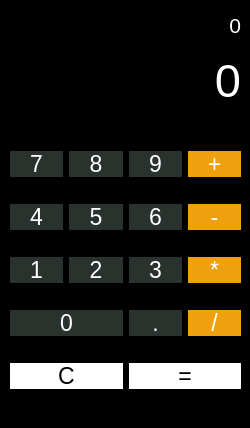
<?xml version="1.0" encoding="UTF-8"?>
<ui version="4.0">
 <class>widget</class>
 <widget class="QWidget" name="widget">
  <property name="geometry">
   <rect>
    <x>0</x>
    <y>0</y>
    <width>250</width>
    <height>428</height>
   </rect>
  </property>
  <property name="windowTitle">
   <string>Form</string>
  </property>
  <property name="styleSheet">
   <string notr="true">background-color:black;</string>
  </property>
  <widget class="QLabel" name="main_label">
   <property name="geometry">
    <rect>
     <x>10</x>
     <y>50</y>
     <width>231</width>
     <height>61</height>
    </rect>
   </property>
   <property name="font">
    <font>
     <pointsize>35</pointsize>
    </font>
   </property>
   <property name="styleSheet">
    <string notr="true">color:white</string>
   </property>
   <property name="text">
    <string>0</string>
   </property>
   <property name="alignment">
    <set>Qt::AlignRight|Qt::AlignTrailing|Qt::AlignVCenter</set>
   </property>
  </widget>
  <widget class="QLabel" name="main_label_2">
   <property name="geometry">
    <rect>
     <x>10</x>
     <y>10</y>
     <width>231</width>
     <height>31</height>
    </rect>
   </property>
   <property name="font">
    <font>
     <pointsize>16</pointsize>
    </font>
   </property>
   <property name="styleSheet">
    <string notr="true">color:white</string>
   </property>
   <property name="text">
    <string>0</string>
   </property>
   <property name="alignment">
    <set>Qt::AlignRight|Qt::AlignTrailing|Qt::AlignVCenter</set>
   </property>
  </widget>
  <widget class="QWidget" name="gridLayoutWidget">
   <property name="geometry">
    <rect>
     <x>10</x>
     <y>130</y>
     <width>231</width>
     <height>281</height>
    </rect>
   </property>
   <layout class="QGridLayout" name="gridLayout">
    <item row="3" column="0" colspan="2">
     <widget class="QPushButton" name="button_0">
      <property name="font">
       <font>
        <pointsize>17</pointsize>
       </font>
      </property>
      <property name="styleSheet">
       <string notr="true">background-color:#2A322E;
color:white;
border-radius: 25px;</string>
      </property>
      <property name="text">
       <string>0</string>
      </property>
     </widget>
    </item>
    <item row="3" column="2">
     <widget class="QPushButton" name="button_decimal">
      <property name="font">
       <font>
        <pointsize>17</pointsize>
       </font>
      </property>
      <property name="styleSheet">
       <string notr="true">background-color:#2A322E;
color:white;
border-radius: 25px;</string>
      </property>
      <property name="text">
       <string>.</string>
      </property>
     </widget>
    </item>
    <item row="3" column="3">
     <widget class="QPushButton" name="button_divide">
      <property name="font">
       <font>
        <pointsize>17</pointsize>
       </font>
      </property>
      <property name="styleSheet">
       <string notr="true">background-color:#EEA10C;
color:white;
border-radius: 25px;</string>
      </property>
      <property name="text">
       <string>/</string>
      </property>
     </widget>
    </item>
    <item row="2" column="1">
     <widget class="QPushButton" name="button_2">
      <property name="font">
       <font>
        <pointsize>17</pointsize>
       </font>
      </property>
      <property name="styleSheet">
       <string notr="true">background-color:#2A322E;
color:white;
border-radius: 25px;</string>
      </property>
      <property name="text">
       <string>2</string>
      </property>
     </widget>
    </item>
    <item row="2" column="0">
     <widget class="QPushButton" name="button_1">
      <property name="font">
       <font>
        <pointsize>17</pointsize>
       </font>
      </property>
      <property name="styleSheet">
       <string notr="true">background-color:#2A322E;
color:white;
border-radius: 25px;</string>
      </property>
      <property name="text">
       <string>1</string>
      </property>
     </widget>
    </item>
    <item row="0" column="0">
     <widget class="QPushButton" name="button_7">
      <property name="font">
       <font>
        <pointsize>17</pointsize>
       </font>
      </property>
      <property name="styleSheet">
       <string notr="true">background-color:#2A322E;
color:white;
border-radius: 25px;</string>
      </property>
      <property name="text">
       <string>7</string>
      </property>
     </widget>
    </item>
    <item row="1" column="0">
     <widget class="QPushButton" name="button_4">
      <property name="font">
       <font>
        <pointsize>17</pointsize>
       </font>
      </property>
      <property name="styleSheet">
       <string notr="true">background-color:#2A322E;
color:white;
border-radius: 25px;</string>
      </property>
      <property name="text">
       <string>4</string>
      </property>
     </widget>
    </item>
    <item row="0" column="1">
     <widget class="QPushButton" name="button_8">
      <property name="font">
       <font>
        <pointsize>17</pointsize>
       </font>
      </property>
      <property name="styleSheet">
       <string notr="true">background-color:#2A322E;
color:white;
border-radius: 25px;</string>
      </property>
      <property name="text">
       <string>8</string>
      </property>
     </widget>
    </item>
    <item row="2" column="3">
     <widget class="QPushButton" name="button_multi">
      <property name="font">
       <font>
        <pointsize>17</pointsize>
       </font>
      </property>
      <property name="styleSheet">
       <string notr="true">background-color:#EEA10C;
color:white;
border-radius: 25px;</string>
      </property>
      <property name="text">
       <string>*</string>
      </property>
     </widget>
    </item>
    <item row="2" column="2">
     <widget class="QPushButton" name="button_3">
      <property name="font">
       <font>
        <pointsize>17</pointsize>
       </font>
      </property>
      <property name="styleSheet">
       <string notr="true">background-color:#2A322E;
color:white;
border-radius: 25px;</string>
      </property>
      <property name="text">
       <string>3</string>
      </property>
     </widget>
    </item>
    <item row="1" column="3">
     <widget class="QPushButton" name="button_minus">
      <property name="font">
       <font>
        <pointsize>17</pointsize>
       </font>
      </property>
      <property name="styleSheet">
       <string notr="true">background-color:#EEA10C;
color:white;
border-radius: 25px;</string>
      </property>
      <property name="text">
       <string>-</string>
      </property>
     </widget>
    </item>
    <item row="1" column="1">
     <widget class="QPushButton" name="button_5">
      <property name="font">
       <font>
        <pointsize>17</pointsize>
       </font>
      </property>
      <property name="styleSheet">
       <string notr="true">background-color:#2A322E;
color:white;
border-radius: 25px;</string>
      </property>
      <property name="text">
       <string>5</string>
      </property>
     </widget>
    </item>
    <item row="1" column="2">
     <widget class="QPushButton" name="button_6">
      <property name="font">
       <font>
        <pointsize>17</pointsize>
       </font>
      </property>
      <property name="styleSheet">
       <string notr="true">background-color:#2A322E;
color:white;
border-radius: 25px;</string>
      </property>
      <property name="text">
       <string>6</string>
      </property>
     </widget>
    </item>
    <item row="0" column="2">
     <widget class="QPushButton" name="button_9">
      <property name="font">
       <font>
        <pointsize>17</pointsize>
       </font>
      </property>
      <property name="styleSheet">
       <string notr="true">background-color:#2A322E;
color:white;
border-radius: 25px;</string>
      </property>
      <property name="text">
       <string>9</string>
      </property>
     </widget>
    </item>
    <item row="0" column="3">
     <widget class="QPushButton" name="button_plus">
      <property name="font">
       <font>
        <pointsize>17</pointsize>
       </font>
      </property>
      <property name="styleSheet">
       <string notr="true">background-color:#EEA10C;
color:white;
border-radius: 25px;</string>
      </property>
      <property name="text">
       <string>+</string>
      </property>
     </widget>
    </item>
    <item row="4" column="0" colspan="2">
     <widget class="QPushButton" name="button_c">
      <property name="font">
       <font>
        <pointsize>17</pointsize>
       </font>
      </property>
      <property name="styleSheet">
       <string notr="true">background-color:white;
border-radius: 25px;</string>
      </property>
      <property name="text">
       <string>C</string>
      </property>
     </widget>
    </item>
    <item row="4" column="2" colspan="2">
     <widget class="QPushButton" name="button_equals">
      <property name="font">
       <font>
        <pointsize>17</pointsize>
       </font>
      </property>
      <property name="styleSheet">
       <string notr="true">background-color:white;
border-radius: 25px;</string>
      </property>
      <property name="text">
       <string>=</string>
      </property>
     </widget>
    </item>
   </layout>
  </widget>
 </widget>
 <resources/>
 <connections/>
</ui>
